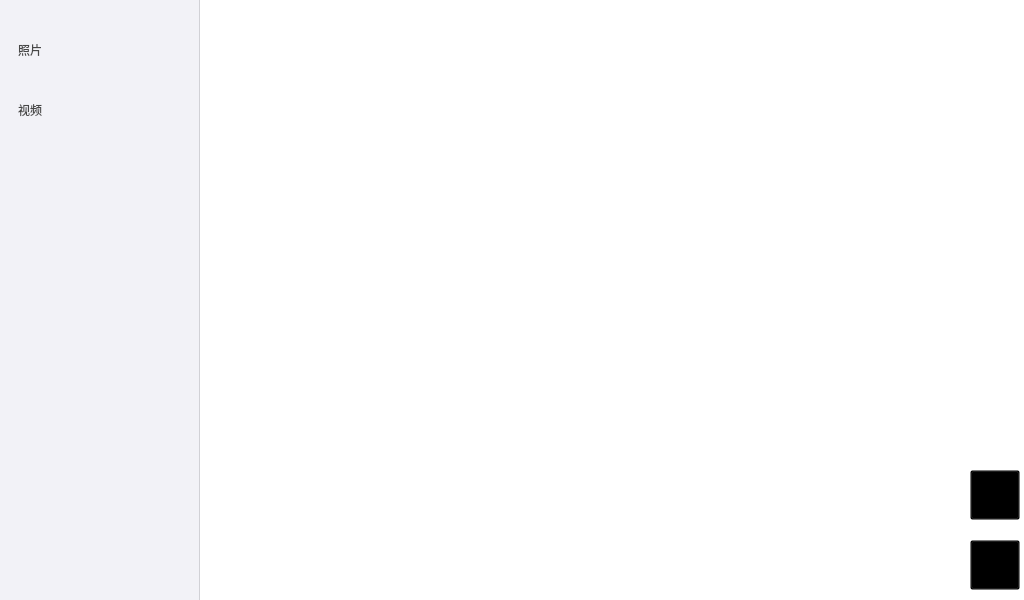
<?xml version="1.0" encoding="UTF-8"?>
<ui version="4.0">
 <class>photo</class>
 <widget class="QWidget" name="photo">
  <property name="geometry">
   <rect>
    <x>0</x>
    <y>0</y>
    <width>1024</width>
    <height>600</height>
   </rect>
  </property>
  <property name="windowTitle">
   <string>Form</string>
  </property>
  <property name="styleSheet">
   <string notr="true">/* =========================================
   1. 全局设置
   ========================================= */
QWidget {
    /* 默认字体 */
    font-family: &quot;Microsoft YaHei&quot;;
}

/* =========================================
   2. 左侧菜单栏 (Sidebar) - 制造“阴影感”
   ========================================= */
#list_menu {
    /* 【关键】背景设为浅灰色，与右边的白色区分开 */
    background-color: #F2F2F7; 

    /* 【关键】右边加一条深灰色的线，这是制造“层级感”的核心 */
    border: none;
    border-right: 1px solid #D1D1D6; 
    
    /* 去掉选中时的虚线框 */
    outline: none;
    
    /* 让列表内容不要贴顶，留点呼吸感 */
    padding-top: 20px;
}

/* 侧边栏的每一个选项 (未选中) */
#list_menu::item {
    height: 50px;            /* 每一行的高度 */
    color: #484848;          /* 文字深灰 */
    margin: 5px 15px;        /* 【关键】左右留出空隙，让选项像悬浮的按钮 */
    border-radius: 8px;      /* 圆角 */
    border: none;
}

/* 侧边栏选项 (鼠标悬停) */
#list_menu::item:hover {
    background-color: rgba(0, 0, 0, 10); /* 微微变暗 */
}

/* 侧边栏选项 (被选中) - 仿 iPad 选中效果 */
#list_menu::item:selected {
    /* 选中变为纯白色，对比背景的灰色，瞬间就有了“浮起来”的感觉 */
    background-color: #FFFFFF; 
    
    /* 文字变蓝 */
    color: #007AFF; 
    
    /* 左侧不需要那种传统的蓝色大色块了，这样更高级 */
}

/* =========================================
   3. 右侧照片墙 (Content) - 纯净风格
   ========================================= */
#list_photos {
    /* 右侧纯白背景，突出照片 */
    background-color: #FFFFFF;
    
    /* 去掉边框 */
    border: none;
    
    /* 给内容留点边距 */
    padding: 20px;
}

/* 照片墙的每一项 */
#list_photos::item {
    /* 稍微加点边距 */
    margin: 5px;
}

/* 照片被选中时 */
#list_photos::item:selected {
    background-color: #F0F8FF; /* 极淡的蓝色背景 */
    border: 2px solid #007AFF; /* 蓝色边框 */
    border-radius: 10px;
    color: #333333;
}</string>
  </property>
  <widget class="QListWidget" name="list_menu">
   <property name="geometry">
    <rect>
     <x>0</x>
     <y>0</y>
     <width>200</width>
     <height>600</height>
    </rect>
   </property>
   <property name="frameShape">
    <enum>QFrame::NoFrame</enum>
   </property>
   <item>
    <property name="text">
     <string>照片</string>
    </property>
   </item>
   <item>
    <property name="text">
     <string>视频</string>
    </property>
   </item>
  </widget>
  <widget class="QListWidget" name="list_photos">
   <property name="geometry">
    <rect>
     <x>200</x>
     <y>0</y>
     <width>824</width>
     <height>600</height>
    </rect>
   </property>
   <property name="frameShape">
    <enum>QFrame::NoFrame</enum>
   </property>
   <property name="iconSize">
    <size>
     <width>150</width>
     <height>150</height>
    </size>
   </property>
   <property name="movement">
    <enum>QListView::Static</enum>
   </property>
   <property name="resizeMode">
    <enum>QListView::Adjust</enum>
   </property>
   <property name="spacing">
    <number>10</number>
   </property>
   <property name="viewMode">
    <enum>QListView::IconMode</enum>
   </property>
  </widget>
  <widget class="QPushButton" name="photo_back">
   <property name="geometry">
    <rect>
     <x>970</x>
     <y>540</y>
     <width>50</width>
     <height>50</height>
    </rect>
   </property>
   <property name="focusPolicy">
    <enum>Qt::NoFocus</enum>
   </property>
   <property name="styleSheet">
    <string notr="true">QPushButton {
background-image: url(:/images/back.svg);
background-repeat: no-repeat;
 background-position: center;
background-color: transparent;
}</string>
   </property>
   <property name="text">
    <string/>
   </property>
  </widget>
  <widget class="QPushButton" name="photo_back_2">
   <property name="geometry">
    <rect>
     <x>970</x>
     <y>470</y>
     <width>50</width>
     <height>50</height>
    </rect>
   </property>
   <property name="focusPolicy">
    <enum>Qt::NoFocus</enum>
   </property>
   <property name="styleSheet">
    <string notr="true">QPushButton {
background-image: url(:/pic/delete.png);
background-repeat: no-repeat;
 background-position: center;
background-color: transparent;
}</string>
   </property>
   <property name="text">
    <string/>
   </property>
  </widget>
 </widget>
 <resources/>
 <connections/>
</ui>
